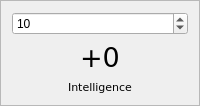
            <widget class="QFrame" name="frame_8">
             <property name="frameShape">
              <enum>QFrame::StyledPanel</enum>
             </property>
             <layout class="QVBoxLayout" name="verticalLayout_10">
              <item>
               <widget class="QSpinBox" name="spinBox_5">
                <property name="maximum">
                 <number>20</number>
                </property>
                <property name="value">
                 <number>10</number>
                </property>
               </widget>
              </item>
              <item>
               <widget class="QLabel" name="label_13">
                <property name="font">
                 <font>
                  <family>DejaVu Sans</family>
                  <pointsize>20</pointsize>
                 </font>
                </property>
                <property name="text">
                 <string>+0</string>
                </property>
                <property name="alignment">
                 <set>Qt::AlignHCenter|Qt::AlignTop</set>
                </property>
               </widget>
              </item>
              <item>
               <widget class="QLabel" name="label_12">
                <property name="font">
                 <font>
                  <family>DejaVu Sans</family>
                  <pointsize>8</pointsize>
                 </font>
                </property>
                <property name="text">
                 <string>Intelligence</string>
                </property>
                <property name="alignment">
                 <set>Qt::AlignHCenter|Qt::AlignTop</set>
                </property>
               </widget>
              </item>
             </layout>
            </widget>
